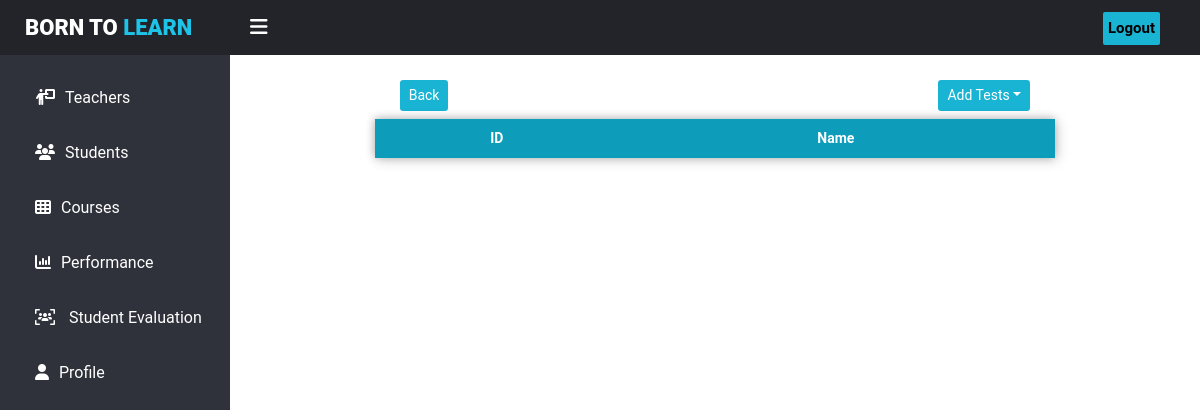
/teachers/showMarks.php (signed in), run on an earlier commit of the app's database.
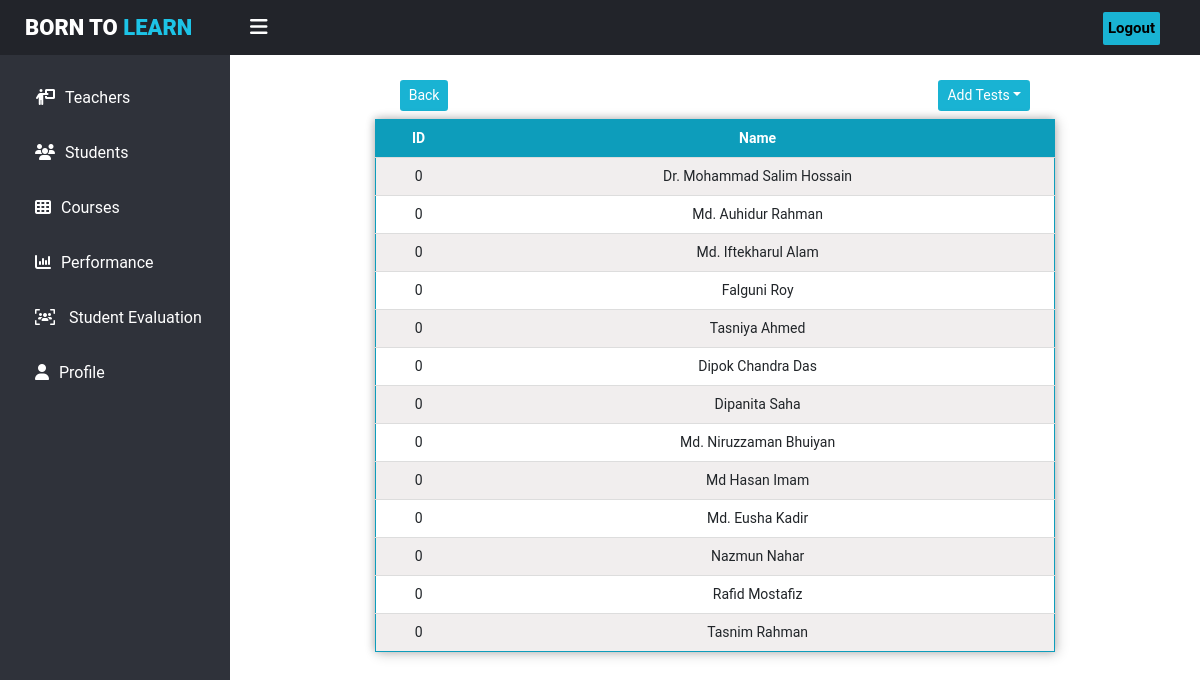
And on a later commit of the database.
### tables this page shows
CREATE TABLE `user` (
  `ID` int(50) NOT NULL,
  `email` varchar(50) NOT NULL,
  `password` varchar(50) NOT NULL,
  `user_type` varchar(50) NOT NULL,
  `Roll` varchar(50) NOT NULL,
  `Mobile` varchar(50) NOT NULL,
  `Batch` int(11) NOT NULL,
  `semester` int(100) NOT NULL,
  `Name` varchar(50) NOT NULL
);

### teachers/showMarks.php (the view, shortened to what this page needs)
<?php
include '../assets/sidebar.php';
include '../assets/database.php';
?>
<link rel="stylesheet" href="../css//courseAttandance.css">
<div class="team-area">
    <div class="team-container">
        <div style="padding-bottom: 25px;padding-top:80px;">
            <div class="row">
                <div class="col-2"></div>
                <div class="col-3">
                    <a class="btn button_color btn-sm ms-1" href="marks.php">Back</a>
                </div>
                <div class="col-2"></div>
                <div class="col-3">
                    <div class="dropdown d-flex justify-content-end me-1">
                        <button class="btn button_color btn-sm dropdown-toggle" type="button" id="dropdownMenuButton1" data-bs-toggle="dropdown" aria-expanded="false" name="addMarks">Add Tests</button>
                    </div>
                </div>
            </div>
            <table class="mt-2" style="margin-left: 50%;">
                <tbody>
                    <tr id="header" style="text-align:center;">
                        <th>ID</th>
                        <th>Name</th>
                    </tr>
                    <?php
                    $result = mysqli_query($conn, " SELECT * FROM `user` WHERE semester='$semester'") or die('query failed');
                    if ($result->num_rows > 0) {
                        while ($row = $result->fetch_assoc()) {
                            $student_name = $row['Name'];
                            $student_roll = $row['Roll'];
                    ?>
                            <tr>
                                <td><?php echo $student_roll; ?></td>
                                <td><?php echo $student_name; ?></td>
                            </tr>
                    <?php }
                    } ?>
                </tbody>
            </table>
        </div>
    </div>
</div>

What changed in the data, as far as the page shows it:
now on this page (row edited): user: Roll "0", Name "Dr. Mohammad Salim Hossain"
now on this page (row edited): user: Roll "0", Name "Md. Auhidur Rahman"
now on this page (row edited): user: Roll "0", Name "Md. Iftekharul Alam"
now on this page (row edited): user: Roll "0", Name "Falguni Roy"
now on this page (row edited): user: Roll "0", Name "Tasniya Ahmed"
now on this page (row edited): user: Roll "0", Name "Dipok Chandra Das"
now on this page (row edited): user: Roll "0", Name "Dipanita Saha"
now on this page (row edited): user: Roll "0", Name "Md. Niruzzaman Bhuiyan"
now on this page (row edited): user: Roll "0", Name "Md Hasan Imam"
now on this page (row edited): user: Roll "0", Name "Md. Eusha Kadir"
now on this page (row edited): user: Roll "0", Name "Nazmun Nahar"
now on this page (row edited): user: Roll "0", Name "Rafid Mostafiz"
now on this page (row edited): user: Roll "0", Name "Tasnim Rahman"
